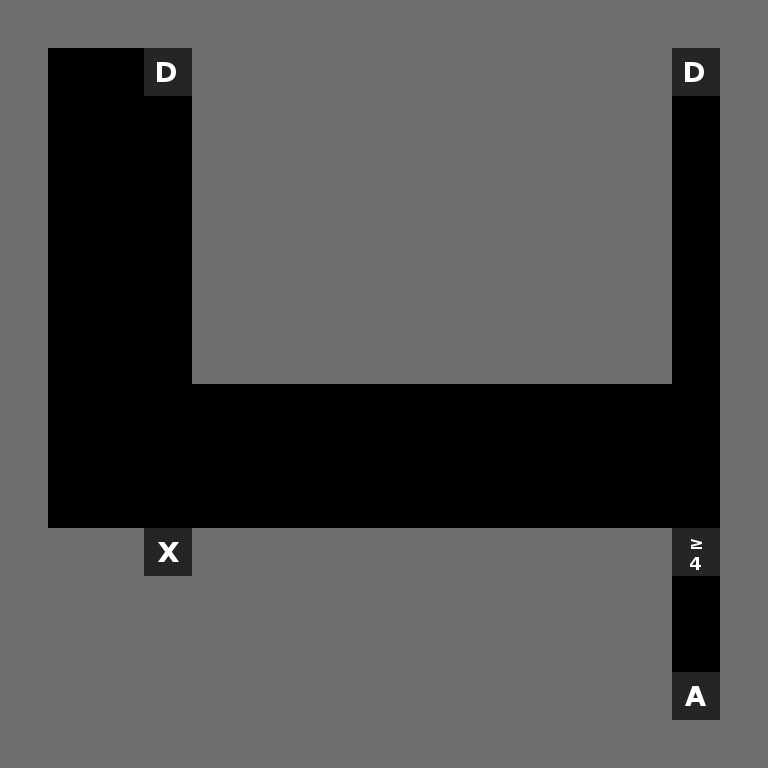

A 2D game scene composited from a Tiled map and its tileset images. What follows is a short description and the map's XML, with every tile layer's data as written:
An orthogonal 16x16 tile map with 48x48 px tiles, 1 tile layer (Tile Layer 1).

<map version="1.0" orientation="orthogonal" width="16" height="16" tilewidth="48" tileheight="48">
 <tileset firstgid="1" name="tileset" tilewidth="48" tileheight="48">
  <image source="../img/tileset.png" width="768" height="768" />
 </tileset>
 <layer name="Tile Layer 1" width="16" height="16">
  <data encoding="csv">
17,17,17,17,17,17,17,17,17,17,17,17,17,17,17,17,
17,0,0,33,17,17,17,17,17,17,17,17,17,17,33,17,
17,0,0,0,17,17,17,17,17,17,17,17,17,17,0,17,
17,0,0,0,17,17,17,17,17,17,17,17,17,17,0,17,
17,0,0,0,17,17,17,17,17,17,17,17,17,17,0,17,
17,0,0,0,17,17,17,17,17,17,17,17,17,17,0,17,
17,0,0,0,17,17,17,17,17,17,17,17,17,17,0,17,
17,0,0,0,17,17,17,17,17,17,17,17,17,17,0,17,
17,0,0,0,0,0,0,0,0,0,0,0,0,0,0,17,
17,0,0,0,0,0,0,0,0,0,0,0,0,0,0,17,
17,0,0,0,0,0,0,0,0,0,0,0,0,0,0,17,
17,17,17,35,17,17,17,17,17,17,17,17,17,17,50,17,
17,17,17,17,17,17,17,17,17,17,17,17,17,17,0,17,
17,17,17,17,17,17,17,17,17,17,17,17,17,17,0,17,
17,17,17,17,17,17,17,17,17,17,17,17,17,17,34,17,
17,17,17,17,17,17,17,17,17,17,17,17,17,17,17,17
</data>
 </layer>
</map>
